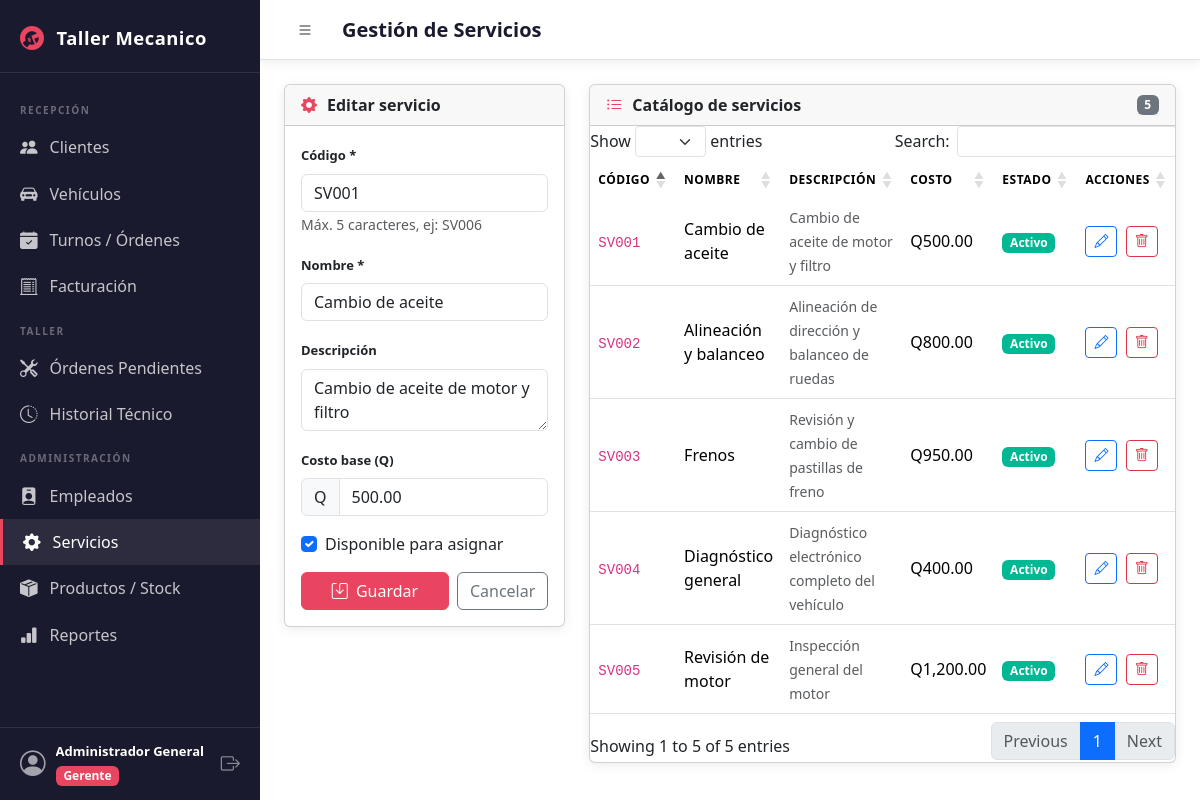
/views/gerente/servicios.php?editar=SV001 (signed in), run on the app's committed database.
### tables this page shows
CREATE TABLE IF NOT EXISTS servicios (
    servicio_codigo      VARCHAR(5)   NOT NULL,
    servicio_nombre      VARCHAR(35)  NOT NULL,
    servicio_descripcion VARCHAR(100) DEFAULT NULL,
    servicio_costo       DECIMAL(8,2) DEFAULT 0.00,
    servicio_disponible  TINYINT(1)   NOT NULL DEFAULT 1,
    PRIMARY KEY (servicio_codigo)
);

### views/gerente/servicios.php (the view, shortened to what this page needs)
<?php
$pdo = getDB();
$servicios = $pdo->query("SELECT * FROM servicios ORDER BY servicio_nombre")->fetchAll();
$editSrv = null;
if (isset($_GET['editar'])) {
    $s = $pdo->prepare("SELECT * FROM servicios WHERE servicio_codigo=?");
    $s->execute([$_GET['editar']]);
    $editSrv = $s->fetch();
}
require_once __DIR__ . '/../../includes/header.php';
?>
<div class="row g-4">
    <div class="col-lg-4">
        <div class="card">
            <div class="card-header">
                <i class="bi bi-gear-fill"></i> <?= $editSrv ? 'Editar servicio' : 'Nuevo servicio' ?>
            </div>
            <div class="card-body">
                <form method="POST">
                    <div class="mb-3">
                        <label class="form-label">Código *</label>
                        <input type="text" name="servicio_codigo" class="form-control" maxlength="5"
                               style="text-transform:uppercase"
                               value="<?= htmlspecialchars($editSrv['servicio_codigo'] ?? '') ?>"
                               <?= $editSrv ? 'readonly' : 'required' ?>>
                        <small class="text-muted">Máx. 5 caracteres, ej: SV006</small>
                    </div>
                    <div class="mb-3">
                        <label class="form-label">Nombre *</label>
                        <input type="text" name="servicio_nombre" class="form-control" maxlength="35"
                               value="<?= htmlspecialchars($editSrv['servicio_nombre'] ?? '') ?>" required>
                    </div>
                    <div class="mb-3">
                        <label class="form-label">Descripción</label>
                        <textarea name="servicio_descripcion" class="form-control" rows="2" maxlength="100"><?= htmlspecialchars($editSrv['servicio_descripcion'] ?? '') ?></textarea>
                    </div>
                    <div class="mb-3">
                        <label class="form-label">Costo base (Q)</label>
                        <div class="input-group">
                            <span class="input-group-text">Q</span>
                            <input type="number" name="servicio_costo" class="form-control" min="0" step="0.01"
                                   value="<?= $editSrv['servicio_costo'] ?? '0.00' ?>">
                        </div>
                    </div>
                    <?php if ($editSrv): ?>
                    <div class="mb-3 form-check">
                        <input type="checkbox" class="form-check-input" name="servicio_disponible" id="dispSrv"
                               <?= $editSrv['servicio_disponible'] ? 'checked' : '' ?>>
                        <label class="form-check-label" for="dispSrv">Disponible para asignar</label>
                    </div>
                    <?php endif; ?>
                    <div class="d-flex gap-2">
                        <button type="submit" class="btn btn-primary flex-grow-1">
                            <i class="bi bi-save me-1"></i> <?= $editSrv ? 'Guardar' : 'Crear servicio' ?>
                        </button>
                        <?php if ($editSrv): ?><a href="servicios.php" class="btn btn-outline-secondary">Cancelar</a><?php endif; ?>
                    </div>
                </form>
            </div>
        </div>
    </div>
    <div class="col-lg-8">
        <div class="card">
            <div class="card-header">
                <i class="bi bi-list-ul"></i> Catálogo de servicios
                <span class="badge bg-secondary ms-auto"><?= count($servicios) ?></span>
            </div>
            <div class="card-body p-0">
                <div class="table-responsive">
                    <table class="table table-hover datatable mb-0">
                        <thead><tr><th>Código</th><th>Nombre</th><th>Descripción</th><th>Costo</th><th>Estado</th><th>Acciones</th></tr></thead>
                        <tbody>
                        <?php foreach ($servicios as $s): ?>
                        <tr>
                            <td><code><?= $s['servicio_codigo'] ?></code></td>
                            <td><?= htmlspecialchars($s['servicio_nombre']) ?></td>
                            <td><small class="text-muted"><?= htmlspecialchars($s['servicio_descripcion'] ?? '—') ?></small></td>
                            <td>Q<?= number_format($s['servicio_costo'], 2) ?></td>
                            <td>
                                <span class="badge <?= $s['servicio_disponible'] ? 'badge-finalizado' : 'badge-cancelado' ?>">
                                    <?= $s['servicio_disponible'] ? 'Activo' : 'Inactivo' ?>
                                </span>
                            </td>
                            <td>
                                <a href="?editar=<?= $s['servicio_codigo'] ?>" class="btn btn-sm btn-outline-primary me-1">
                                    <i class="bi bi-pencil"></i>
                                </a>
                                <form method="POST" class="d-inline" onsubmit="return confirm('¿Eliminar servicio?')">
                                    <button type="submit" class="btn btn-sm btn-outline-danger"><i class="bi bi-trash"></i></button>
                                </form>
                            </td>
                        </tr>
                        <?php endforeach; ?>
                        </tbody>
                    </table>
                </div>
            </div>
        </div>
    </div>
</div>
<?php require_once __DIR__ . '/../../includes/footer.php'; ?>

### assets/css/style.css (style rules this page uses)
:root { --color-primary: #1a1a2e; --color-secondary: #16213e; --color-accent: #e94560; --color-accent-2: #0f3460; --color-bg: #f0f2f5; --color-card: #ffffff; --color-text: #2d3436; --color-text-light: #636e72; --color-border: #dfe6e9; --sidebar-width: 260px; --topbar-height: 60px; --font-main: 'Segoe UI', system-ui, -apple-system, sans-serif; --radius: 10px; --shadow: 0 2px 12px rgba(0,0,0,.08); --transition: .25s ease; }
* { box-sizing: border-box; margin: 0; padding: 0; }
body { font-family: var(--font-main); background: var(--color-bg); color: var(--color-text); font-size: 14px; }
.card { background: var(--color-card); border: 1px solid var(--color-border); border-radius: var(--radius); box-shadow: var(--shadow); margin-bottom: 24px; }
.card-header { background: transparent; border-bottom: 1px solid var(--color-border); padding: 16px 20px; font-weight: 700; display: flex; align-items: center; gap: 10px; }
.card-header i { color: var(--color-accent); }
.card-body { padding: 20px; }
.btn-primary { background: var(--color-accent) !important; border-color: var(--color-accent) !important; }
.table th { background: var(--color-primary); color: #fff; font-weight: 600; font-size: 12px; letter-spacing: .5px; text-transform: uppercase; border: none; }
.table td { vertical-align: middle; }
.badge-finalizado { background: #00b894; color: #fff; }
.form-label { font-weight: 600; font-size: 13px; }

### data on the page
servicios: servicio_codigo "SV001", servicio_nombre "Cambio de aceite", servicio_descripcion "Cambio de aceite de motor y filtro", servicio_costo "500.00", servicio_disponible "☑", shows "Activo"
servicios: servicio_codigo "SV002", servicio_nombre "Alineación y balanceo", servicio_descripcion "Alineación de dirección y balanceo de ruedas", servicio_costo "800.00", servicio_disponible "Activo"
servicios: servicio_codigo "SV004", servicio_nombre "Diagnóstico general", servicio_descripcion "Diagnóstico electrónico completo del vehículo", servicio_costo "400.00", servicio_disponible "Activo"
servicios: servicio_codigo "SV003", servicio_nombre "Frenos", servicio_descripcion "Revisión y cambio de pastillas de freno", servicio_costo "950.00", servicio_disponible "Activo"
servicios: servicio_codigo "SV005", servicio_nombre "Revisión de motor", servicio_descripcion "Inspección general del motor", servicio_costo "1,200.00", servicio_disponible "Activo"

### other printed values
APP_NAME "Taller Mecanico"
$nombre "Administrador General"
$rol "Gerente"
$pageTitle "Gestión de Servicios"
count($servicios) "5"
